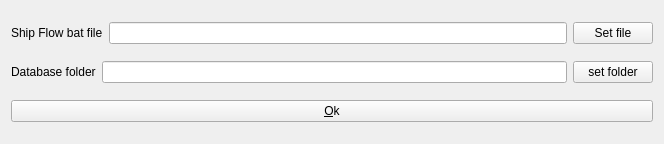
<?xml version="1.0" encoding="UTF-8"?>
<ui version="4.0">
 <class>frmSettings</class>
 <widget class="QWidget" name="frmSettings">
  <property name="geometry">
   <rect>
    <x>0</x>
    <y>0</y>
    <width>664</width>
    <height>144</height>
   </rect>
  </property>
  <property name="windowTitle">
   <string>Settings</string>
  </property>
  <layout class="QVBoxLayout" name="verticalLayout">
   <item>
    <layout class="QHBoxLayout" name="horizontalLayout">
     <item>
      <widget class="QLabel" name="label">
       <property name="text">
        <string>Ship Flow bat file</string>
       </property>
      </widget>
     </item>
     <item>
      <widget class="QLineEdit" name="wid_le_sflow"/>
     </item>
     <item>
      <widget class="QPushButton" name="cmd_sflow">
       <property name="text">
        <string>Set file</string>
       </property>
      </widget>
     </item>
    </layout>
   </item>
   <item>
    <layout class="QHBoxLayout" name="horizontalLayout_2">
     <item>
      <widget class="QLabel" name="label_2">
       <property name="text">
        <string>Database folder</string>
       </property>
      </widget>
     </item>
     <item>
      <widget class="QLineEdit" name="wid_le_db"/>
     </item>
     <item>
      <widget class="QPushButton" name="cmd_db">
       <property name="text">
        <string>set folder</string>
       </property>
      </widget>
     </item>
    </layout>
   </item>
   <item>
    <widget class="QPushButton" name="cmdOk">
     <property name="text">
      <string>&amp;Ok</string>
     </property>
    </widget>
   </item>
  </layout>
 </widget>
 <resources/>
 <connections/>
</ui>
